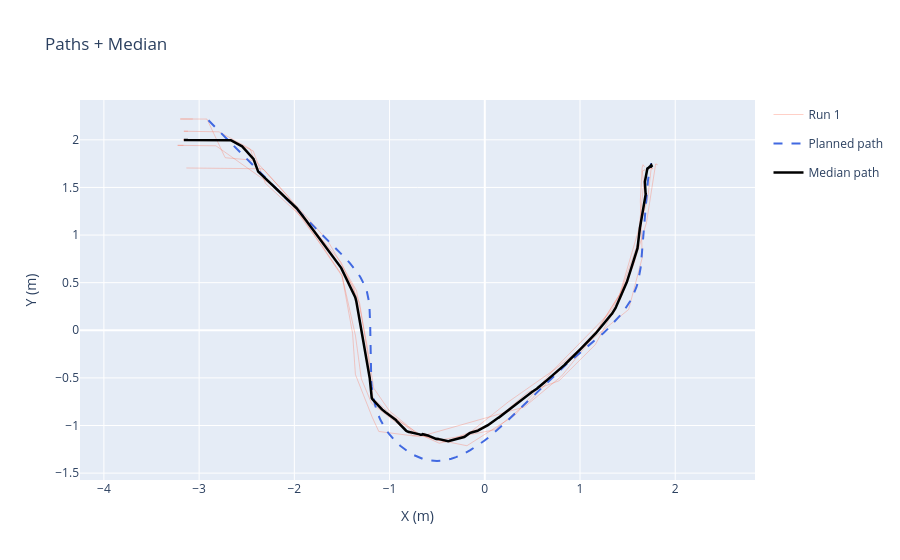

Notebook source saved alongside this figure:
### Code cell
fig = go.Figure()

for i, (rx, ry) in enumerate(resampled):
    fig.add_trace(go.Scatter(
        x=rx, y=ry,
        mode='lines', name=f'Run {i+1}',
        line=dict(color='tomato', width=1),
        opacity=0.3,
        legendgroup='runs', showlegend=(i == 0)
    ))

fig.add_trace(go.Scatter(
    x=last_plan['x'], y=last_plan['y'],
    mode='lines', name='Planned path',
    line=dict(color='royalblue', dash='dash', width=2)
))
fig.add_trace(go.Scatter(
    x=median_x, y=median_y,
    mode='lines', name='Median path',
    line=dict(color='black', width=2.5)
))

fig.update_layout(
    title='Paths + Median',
    xaxis_title='X (m)', yaxis_title='Y (m)',
    yaxis_scaleanchor='x', hovermode='closest'
)
fig.show()

### Figure 1 — Plotly figure (JSON) as saved in the notebook; plotly's stock layout.template omitted (floating-point values rounded to 4 significant figures; data arrays with more than 128 entries replaced by an {"elided": "..."} marker saying what was removed)
{"data": [{"legendgroup": "runs", "line": {"color": "tomato", "width": 1}, "mode": "lines", "name": "Run 1", "opacity": 0.3, "showlegend": true, "type": "scatter", "x": {"elided": "1000 float values"}, "y": {"elided": "1000 float values"}}, {"legendgroup": "runs", "line": {"color": "tomato", "width": 1}, "mode": "lines", "name": "Run 2", "opacity": 0.3, "showlegend": false, "type": "scatter", "x": {"elided": "1000 float values"}, "y": {"elided": "1000 float values"}}, {"legendgroup": "runs", "line": {"color": "tomato", "width": 1}, "mode": "lines", "name": "Run 3", "opacity": 0.3, "showlegend": false, "type": "scatter", "x": {"elided": "1000 float values"}, "y": {"elided": "1000 float values"}}, {"legendgroup": "runs", "line": {"color": "tomato", "width": 1}, "mode": "lines", "name": "Run 4", "opacity": 0.3, "showlegend": false, "type": "scatter", "x": {"elided": "1000 float values"}, "y": {"elided": "1000 float values"}}, {"legendgroup": "runs", "line": {"color": "tomato", "width": 1}, "mode": "lines", "name": "Run 5", "opacity": 0.3, "showlegend": false, "type": "scatter", "x": {"elided": "1000 float values"}, "y": {"elided": "1000 float values"}}, {"line": {"color": "royalblue", "dash": "dash", "width": 2}, "mode": "lines", "name": "Planned path", "type": "scatter", "x": {"elided": "149 float values"}, "y": {"elided": "149 float values"}}, {"line": {"color": "black", "width": 2.5}, "mode": "lines", "name": "Median path", "type": "scatter", "x": {"elided": "1000 float values"}, "y": {"elided": "1000 float values"}}], "layout": {"hovermode": "closest", "title": {"text": "Paths + Median"}, "xaxis": {"title": {"text": "X (m)"}}, "yaxis": {"scaleanchor": "x", "title": {"text": "Y (m)"}}}}
